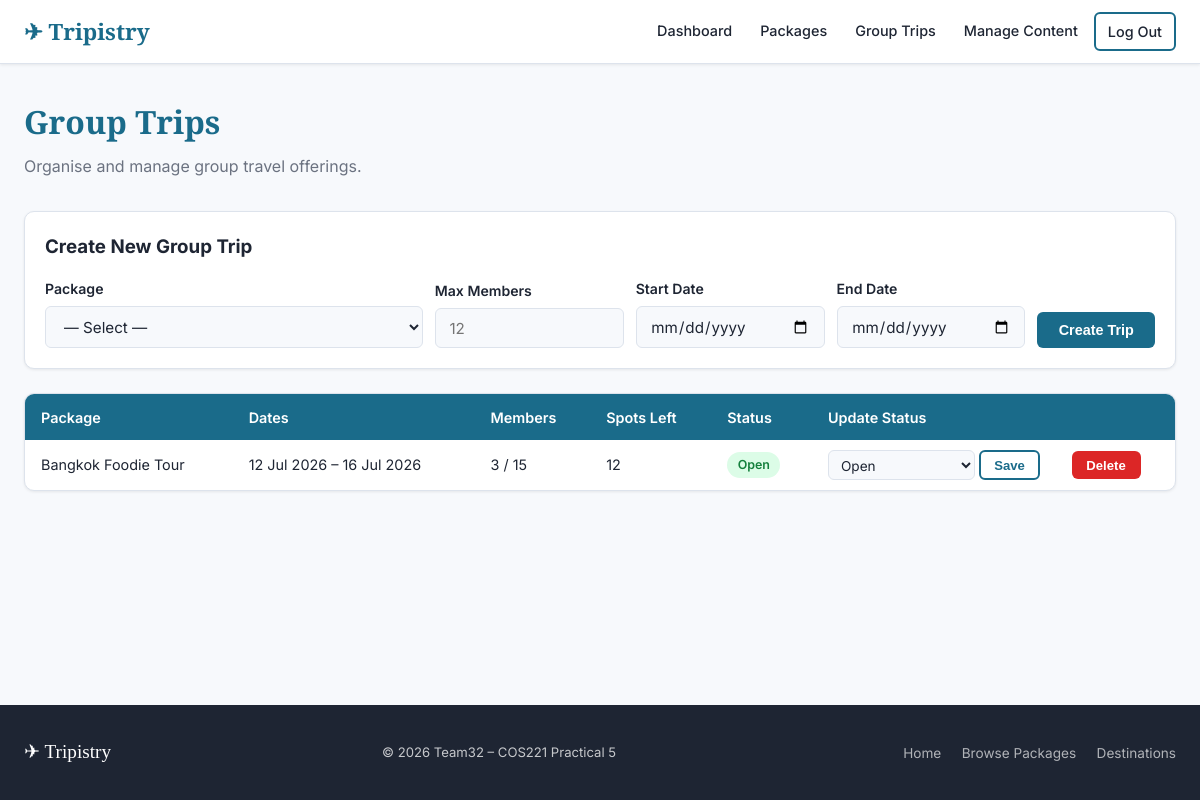
Page /tripistry/agency/group_trips.php (signed in) on the committed database.
### tables this page shows
CREATE TABLE `group_trip` (
  `group_trip_id` int(11) NOT NULL AUTO_INCREMENT,
  `package_id` int(11) NOT NULL,
  `agency_id` int(11) NOT NULL,
  `max_members` int(11) NOT NULL,
  `current_members` int(11) DEFAULT 1,
  `start_date` date NOT NULL,
  `end_date` date NOT NULL,
  `status` enum('open','full','cancelled','completed') DEFAULT 'open',
  PRIMARY KEY (`group_trip_id`),
  KEY `package_id` (`package_id`),
  KEY `agency_id` (`agency_id`),
  CONSTRAINT `fk_grouptrip_package` FOREIGN KEY (`package_id`) REFERENCES `travel_package` (`package_id`),
  CONSTRAINT `fk_grouptrip_agency` FOREIGN KEY (`agency_id`) REFERENCES `travel_agency` (`agency_id`)
);

CREATE TABLE `travel_package` (
  `package_id` int(11) NOT NULL AUTO_INCREMENT,
  `agency_id` int(11) NOT NULL,
  `destination_id` int(11) NOT NULL,
  `name` varchar(255) NOT NULL,
  `description` text DEFAULT NULL,
  `base_price` decimal(10,2) NOT NULL,
  `duration_days` int(11) DEFAULT NULL,
  `start_date` date DEFAULT NULL,
  `end_date` date DEFAULT NULL,
  `image_url` varchar(255) DEFAULT NULL,
  `avg_rating` decimal(3,2) DEFAULT 0.00,
  `created_at` timestamp NULL DEFAULT current_timestamp(),
  PRIMARY KEY (`package_id`),
  KEY `agency_id` (`agency_id`),
  KEY `destination_id` (`destination_id`),
  CONSTRAINT `fk_package_agency` FOREIGN KEY (`agency_id`) REFERENCES `travel_agency` (`agency_id`),
  CONSTRAINT `fk_package_destination` FOREIGN KEY (`destination_id`) REFERENCES `destination` (`destination_id`)
);

### tripistry/includes/auth.php (called while the page is built, shortened)
<?php
function e(string $s): string {
    return htmlspecialchars($s, ENT_QUOTES | ENT_SUBSTITUTE, 'UTF-8');
}

### tripistry/agency/group_trips.php (the view, shortened to what this page needs)
<?php
require_once __DIR__ . '/../includes/auth.php';
$db        = get_db();
$agency_id = (int)$_SESSION['agency_id'];
$stmt = $db->prepare("
    SELECT gt.*, tp.name AS package_name,
           (gt.max_members - gt.current_members) AS spots_left
    FROM group_trip gt
    JOIN travel_package tp ON tp.package_id = gt.package_id
    WHERE gt.agency_id = ?
    ORDER BY gt.start_date DESC
");
$stmt->execute([$agency_id]);
$trips = $stmt->fetchAll();
require_once __DIR__ . '/../includes/header.php';
?>
<div class="flex-between page-header">
    <div><h1>Group Trips</h1><p>Organise and manage group travel offerings.</p></div>
</div>
<div class="card mb-3">
<div class="card-body">
    <h3 style="margin-bottom:1rem">Create New Group Trip</h3>
    <form method="POST" action="/agency/group_trips.php" data-validate style="display:flex;gap:.75rem;flex-wrap:wrap;align-items:flex-end">
        <div class="form-group" style="flex:2;min-width:200px;margin-bottom:0">
            <label>Package</label>
            <select name="package_id" class="form-control" data-required>
                <option value="">— Select —</option>
            </select>
        </div>
        <div class="form-group" style="flex:1;min-width:120px;margin-bottom:0">
            <label>Max Members</label>
            <input type="number" name="max_members" class="form-control" min="2" data-required placeholder="12">
        </div>
        <div class="form-group" style="flex:1;min-width:150px;margin-bottom:0">
            <label>Start Date</label>
            <input type="date" name="start_date" class="form-control" data-required>
        </div>
        <div class="form-group" style="flex:1;min-width:150px;margin-bottom:0">
            <label>End Date</label>
            <input type="date" name="end_date" class="form-control" data-required>
        </div>
        <button type="submit" class="btn btn-primary">Create Trip</button>
    </form>
</div>
</div>
<?php if (empty($trips)): ?>
    <div class="empty-state"><div class="empty-icon">👥</div><p>No group trips yet.</p></div>
<?php else: ?>
<div class="table-wrap card">
<table class="data-table">
    <thead><tr><th>Package</th><th>Dates</th><th>Members</th><th>Spots Left</th><th>Status</th><th>Update Status</th><th></th></tr></thead>
    <tbody>
    <?php foreach ($trips as $t): ?>
    <tr>
        <td><?= e($t['package_name']) ?></td>
        <td><?= date('d M Y', strtotime($t['start_date'])) ?> – <?= date('d M Y', strtotime($t['end_date'])) ?></td>
        <td><?= $t['current_members'] ?> / <?= $t['max_members'] ?></td>
        <td><?= max(0, $t['spots_left']) ?></td>
        <td><span class="badge badge-<?= e($t['status']) ?>"><?= e($t['status']) ?></span></td>
        <td>
            <form method="POST" style="display:flex;gap:.3rem">
                <select name="status" class="form-control" style="padding:.3rem .5rem;font-size:.85rem">
                    <?php foreach (['open','full','cancelled','completed'] as $st): ?>
                    <option value="<?=$st?>" <?= $t['status']===$st?'selected':'' ?>><?= ucfirst($st) ?></option>
                    <?php endforeach; ?>
                </select>
                <button type="submit" class="btn btn-outline btn-sm">Save</button>
            </form>
        </td>
        <td>
            <form method="POST">
                <button type="submit" class="btn btn-danger btn-sm" data-confirm="Delete this group trip?">Delete</button>
            </form>
        </td>
    </tr>
    <?php endforeach; ?>
    </tbody>
</table>
</div>
<?php endif; ?>
<?php require_once __DIR__ . '/../includes/footer.php'; ?>

### tripistry/css/style.css (style rules this page uses)
:root { --clr-primary: #1a6b8a; --clr-primary-dark: #134f67; --clr-primary-light: #d0eaf4; --clr-accent: #f5a623; --clr-accent-dark: #c77d0a; --clr-bg: #f7f9fc; --clr-surface: #ffffff; --clr-border: #dde3ec; --clr-text: #1e2533; --clr-text-muted: #6b7280; --clr-text-light: #ffffff; --clr-success: #16a34a; --clr-warning: #d97706; --clr-danger: #dc2626; --clr-info: #0284c7; --max-width: 1200px; --nav-height: 64px; --radius-sm: 6px; --radius-md: 10px; --radius-lg: 16px; --font-body: 'Inter', system-ui, sans-serif; --font-display: 'Playfair Display', Georgia, serif; --shadow-sm: 0 1px 3px rgba(0,0,0,.08); --shadow-md: 0 4px 16px rgba(0,0,0,.10); --shadow-lg: 0 8px 32px rgba(0,0,0,.14); }
*, *::before, *::after { box-sizing: border-box; margin: 0; padding: 0; }
html { scroll-behavior: smooth; }
body { font-family: var(--font-body); background: var(--clr-bg); color: var(--clr-text); line-height: 1.6; min-height: 100vh; display: flex; flex-direction: column; }
.btn { display: inline-flex; align-items: center; gap: 0.4rem; padding: 0.5rem 1.2rem; border-radius: var(--radius-sm); font-size: 0.9rem; font-weight: 600; cursor: pointer; border: 2px solid transparent; transition: background 0.15s, color 0.15s, border-color 0.15s, transform 0.1s; text-decoration: none; white-space: nowrap; }
.btn-primary { background: var(--clr-primary); color: #fff; }
.btn-outline { border-color: var(--clr-primary); color: var(--clr-primary); background: transparent; }
.btn-danger { background: var(--clr-danger); color: #fff; }
.btn-sm { padding: 0.3rem 0.8rem; font-size: 0.82rem; }
.card { background: var(--clr-surface); border: 1px solid var(--clr-border); border-radius: var(--radius-md); box-shadow: var(--shadow-sm); overflow: hidden; transition: box-shadow 0.2s, transform 0.2s; }
.card-body { padding: 1.25rem; }
.page-header { margin-bottom: 2rem; }
.page-header h1 { font-family: var(--font-display); font-size: 2rem; color: var(--clr-primary); }
.page-header p { color: var(--clr-text-muted); margin-top: 0.4rem; }
.form-group { margin-bottom: 1.1rem; }
.form-group label { display: block; font-size: 0.88rem; font-weight: 600; margin-bottom: 0.35rem; }
.form-control { width: 100%; padding: 0.6rem 0.85rem; border: 1.5px solid var(--clr-border); border-radius: var(--radius-sm); font-size: 0.95rem; font-family: var(--font-body); background: var(--clr-bg); transition: border-color 0.15s; color: var(--clr-text); }
select.form-control { cursor: pointer; }
.table-wrap { overflow-x: auto; }
table.data-table { width: 100%; border-collapse: collapse; font-size: 0.9rem; }
.data-table th { background: var(--clr-primary); color: #fff; padding: 0.7rem 1rem; text-align: left; font-weight: 600; white-space: nowrap; }
.data-table td { padding: 0.65rem 1rem; border-bottom: 1px solid var(--clr-border); vertical-align: middle; }
.data-table tr:last-child td { border-bottom: none; }
.badge { display: inline-block; padding: 0.2rem 0.65rem; border-radius: 999px; font-size: 0.78rem; font-weight: 600; text-transform: capitalize; }
.badge-open { background: #dcfce7; color: #15803d; }
.mb-3 { margin-bottom: 1.5rem; }
.flex-between { display: flex; align-items: center; justify-content: space-between; flex-wrap: wrap; gap: 0.5rem; }

### rows in the picture
group_trip: package.name "Bangkok Foodie Tour", start_date "12 Jul 2026", end_date "16 Jul 2026", current_members "3", max_members "15", max(0, $t['spots_left']) "12", status "Open"
